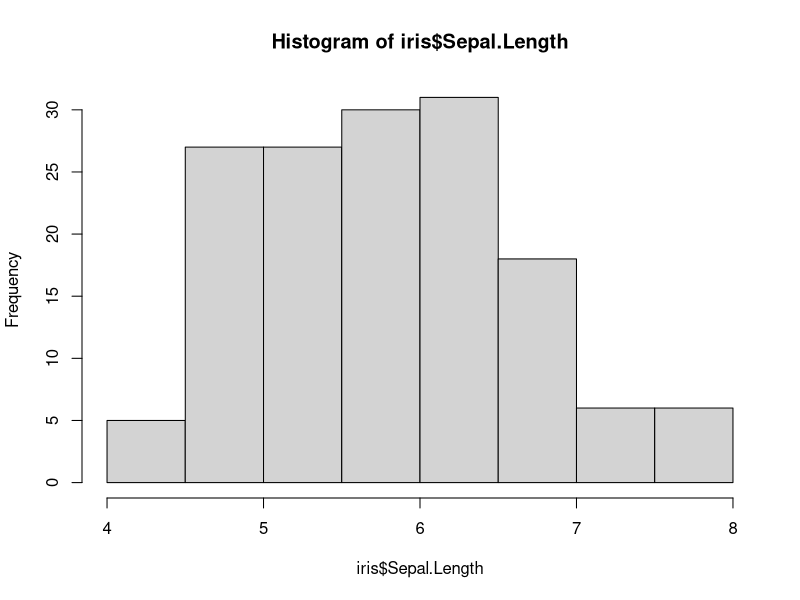
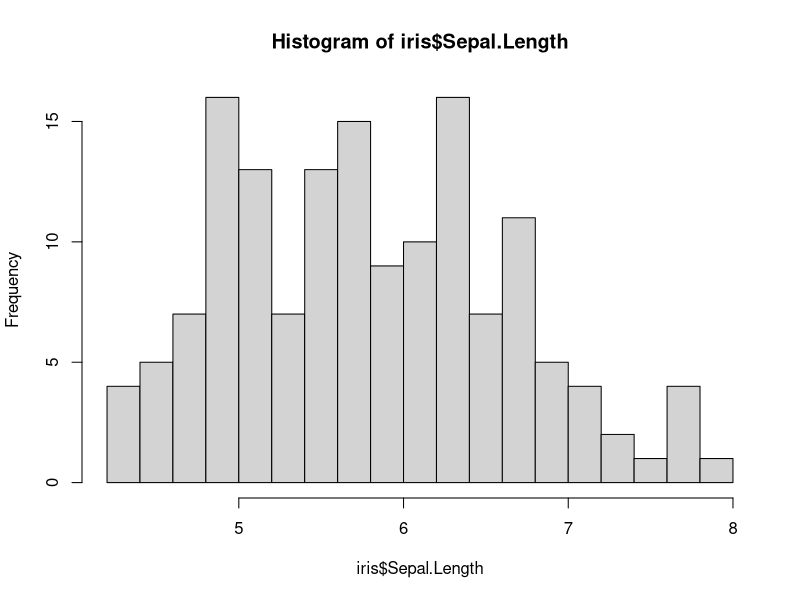
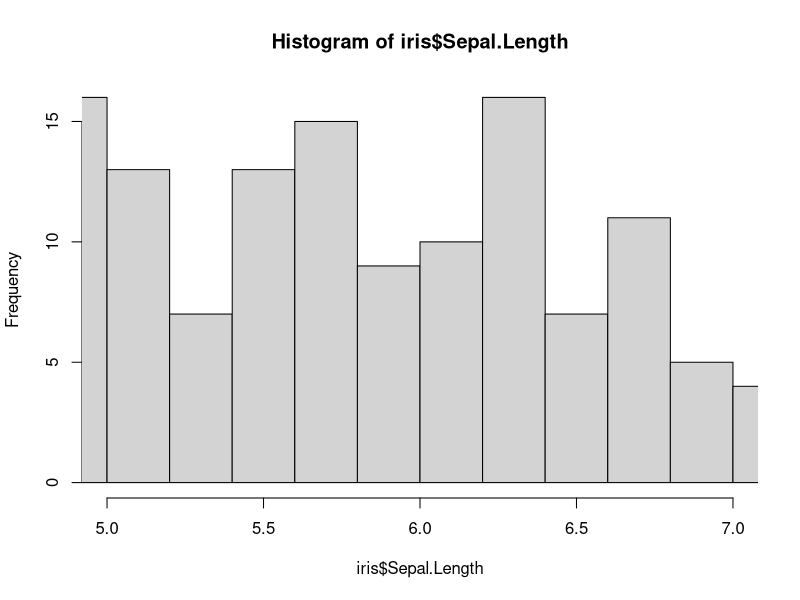
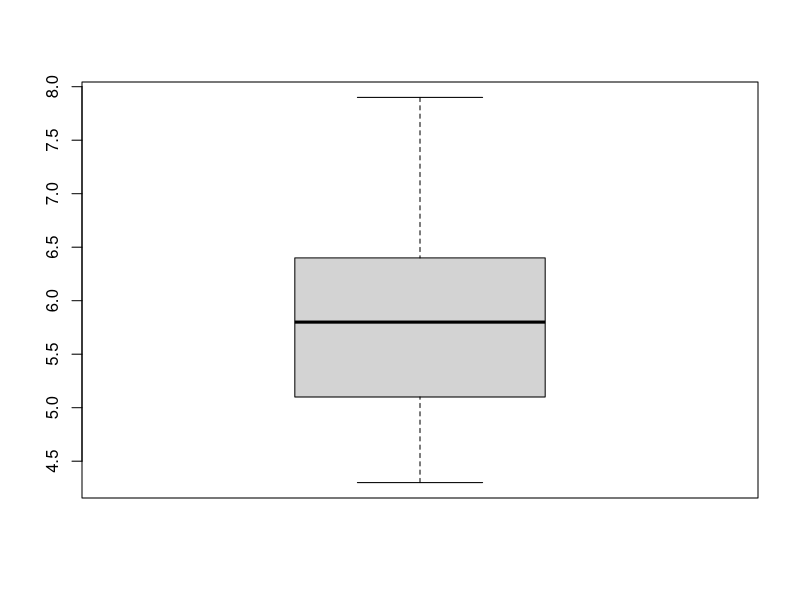
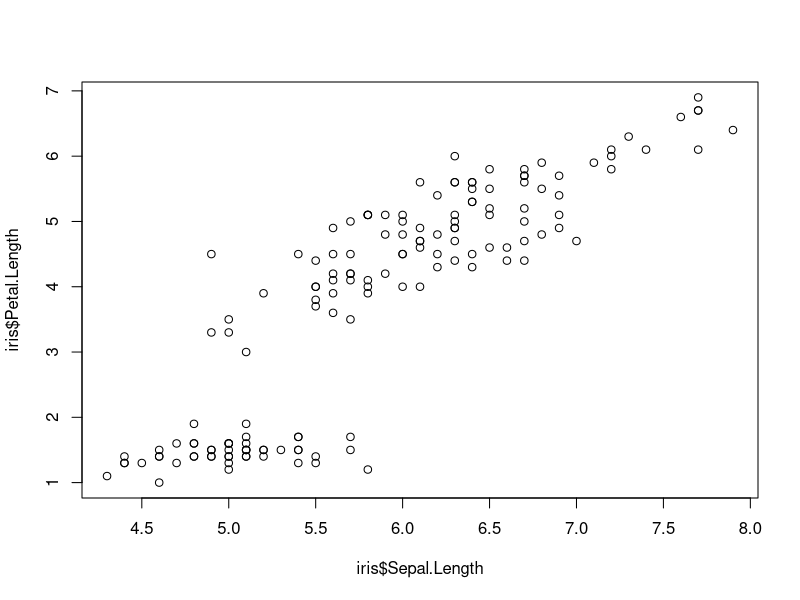

Reproduce these figures in R, in order.
# Plotting in R {base}

data(iris)

#----------------------
# Histograms

hist(iris$Sepal.Length)

hist(iris$Sepal.Length, breaks = 20)

hist(iris$Sepal.Length, breaks = 20, xlim = c(5, 7))

# Challenge - change the title and x axis label to be more legible


#----------------------
# Boxplots

boxplot(iris$Sepal.Length)

# Add a Title and y-axis label

# Challenge 1 - create one figure with three box & whiskers for Sepal.Length by Species (Sepal.Length ~ Species)


# Challenge 2 - Are the differences in mean Sepal.Lengths statistically significant? Check with the ANOVA function, aov().


#------------------------
# Scatter plots

# Plotting 

plot(iris$Sepal.Length, iris$Petal.Length)

# Color each dot by its species


# Add a title and change the x and y axis labels


# Regress Sepal.Length on Petal.Length, and add the model fit to your plot.
# **hint - you will need lm() and abline() 
